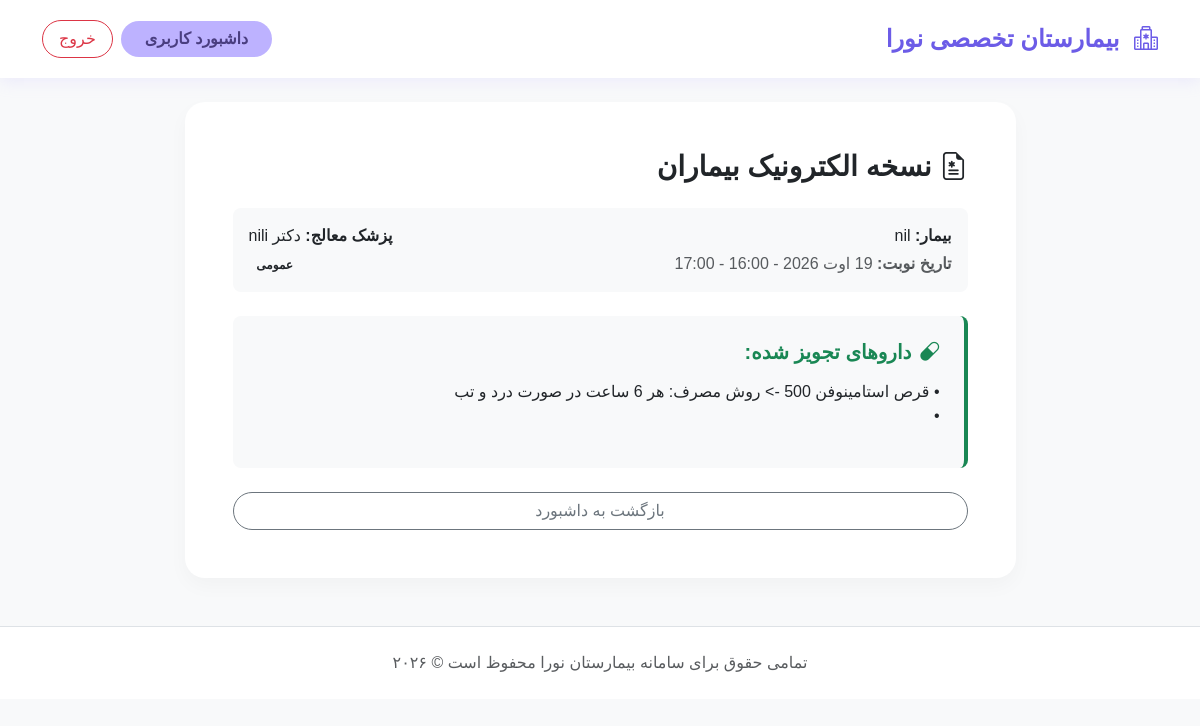
Screenshot of /prescription/3/ (signed in) with the database file from the repository.
### hp/models.py (models this page shows, shortened)
class Appointment(models.Model):
    patient = models.ForeignKey(User, on_delete=models.CASCADE, related_name='appointments_as_patient')
    doctor = models.ForeignKey(Doctor, on_delete=models.CASCADE, related_name='appointments_as_doctor')
    date = models.DateField()
    time_slot = models.CharField(max_length=50)
    status = models.CharField(max_length=20, choices=APPOINTMENT_STATUS, default='pending')
    created_at = models.DateTimeField(auto_now_add=True)

class Doctor(models.Model):
    user = models.OneToOneField(User, on_delete=models.CASCADE, related_name='doctor_profile')
    specialization = models.CharField(max_length=100, default='عمومی')
    department = models.ForeignKey(Department, on_delete=models.SET_NULL, null=True, blank=True)
    fee = models.PositiveIntegerField(default=100000)

class Prescription(models.Model):
    appointment = models.OneToOneField(Appointment, on_delete=models.CASCADE, related_name='prescription')
    medicines = models.TextField(verbose_name="داروها")
    instructions = models.TextField(verbose_name="دستورات دارویی و توضیحات", blank=True, null=True)
    created_at = models.DateTimeField(auto_now_add=True)

### hp/views.py (the view, shortened to what this page needs)
# urls.py: path('prescription/<int:app_id>/', views.prescription_view, name='prescription_view'), # <--- نسخه
def prescription_view(request, app_id):
    if not request.user.is_authenticated:
        return redirect('login')
    appointment = get_object_or_404(Appointment, id=app_id)
    profile = getattr(request.user, 'profile', None)
    prescription = getattr(appointment, 'prescription', None)
    doc_spec = appointment.doctor.specialization
    suggested_list = SUGGESTED_MEDICINES.get(doc_spec, SUGGESTED_MEDICINES['عمومی'])
    context = {
        'appointment': appointment,
        'prescription': prescription,
        'user_role': profile.role if profile else 'patient',
        'suggested_list': suggested_list
    }
    return render(request, 'hp/prescription_detail.html', context)

### templates/hp/prescription_detail.html (shortened to what this page needs)
{% extends 'hp/base.html' %}
{% block content %}
<div class="row justify-content-center">
    <div class="col-md-9">
        <div class="card card-pastel p-5">
            <h3 class="fw-bold mb-4 text-purple"><i class="bi bi-file-earmark-medical me-2"></i>نسخه الکترونیک بیماران</h3>
            <div class="bg-light p-3 rounded-3 mb-4 d-flex justify-content-between align-items-center">
                <div>
                    <p class="mb-1"><strong>بیمار:</strong> {{ appointment.patient.get_full_name|default:appointment.patient.username }}</p>
                    <p class="mb-0 text-muted"><strong>تاریخ نوبت:</strong> {{ appointment.date }} - {{ appointment.time_slot }}</p>
                </div>
                <div class="text-end">
                    <p class="mb-1"><strong>پزشک معالج:</strong> دکتر {{ appointment.doctor.user.username }}</p>
                    <span class="badge bg-purple text-dark">{{ appointment.doctor.specialization }}</span>
                </div>
            </div>
            {% if user_role == 'doctor' %}
                <div class="card p-3 mb-4 style="background-color: #f8f9fa;"">
                    <h6 class="fw-bold text-primary mb-2"><i class="bi bi-magic me-1"></i> پیشنهاد دارویی سریع (بر اساس تخصص {{ appointment.doctor.specialization }}):</h6>
                    <p class="small text-muted mb-2">با کلیک روی هر گزینه، دارو به نسخه اضافه می‌شود:</p>
                    <div class="d-flex flex-wrap gap-2">
                        {% for item in suggested_list %}
                            <button type="button" class="btn btn-sm btn-outline-primary rounded-pill" onclick="addMed('{{ item.name }}', '{{ item.usage }}')">
                                + {{ item.name }}
                            </button>
                        {% endfor %}
                    </div>
                </div>
                <form method="POST">
                    {% csrf_token %}
                    <div class="mb-3">
                        <label class="form-label fw-bold">اقلام دارویی و روش مصرف</label>
                        <textarea name="medicines" id="medsArea" class="form-control rounded-3 px-3 py-2" rows="5" placeholder="داروها و دستور مصرف را بنویسید یا از گزینه‌های بالا انتخاب کنید..." required>{% if prescription %}{{ prescription.medicines }}{% endif %}</textarea>
                    </div>
                    <div class="mb-4">
                        <label class="form-label fw-bold">توصیه‌ها و دستورات تکمیلی پزشک</label>
                        <textarea name="instructions" class="form-control rounded-3 px-3 py-2" rows="3" placeholder="ملاحظات غذایی، استراحت، زمان مراجعه بعدی و...">{% if prescription %}{{ prescription.instructions }}{% endif %}</textarea>
                    </div>
                    <button type="submit" class="btn btn-pastel-primary rounded-pill px-4">ذخیره و ثبت نسخه</button>
                    <a href="{% url 'dashboard' %}" class="btn btn-outline-secondary rounded-pill px-4 me-2">بازگشت</a>
                </form>
            {% else %}
                {% if prescription %}
                    <div class="bg-light p-4 rounded-3 mb-4 border-start border-4 border-success">
                        <h5 class="fw-bold text-success mb-3"><i class="bi bi-capsule me-2"></i>داروهای تجویز شده:</h5>
                        <p style="white-space: pre-line;" class="fs-6">{{ prescription.medicines }}</p>
                    </div>
                {% else %}
                    <div class="alert alert-warning text-center rounded-pill">هنوز نسخه‌ای برای این نوبت توسط پزشک ثبت نشده است.</div>
                {% endif %}
                <a href="{% url 'dashboard' %}" class="btn btn-outline-secondary rounded-pill px-4">بازگشت به داشبورد</a>
            {% endif %}
        </div>
    </div>
</div>
{% endblock %}

### templates/hp/base.html (style rules this page uses)
:root { --pastel-blue: #a0c4ff; --pastel-green: #caffbf; --pastel-pink: #ffadad; --pastel-purple: #bdb2ff; --pastel-yellow: #fdffb6; --pastel-bg: #f8f9fa; --dark-text: #2b2d42; }
body { font-family: 'Vazirmatn', sans-serif; background-color: var(--pastel-bg); color: var(--dark-text); }
.card-pastel { border: none; border-radius: 20px; box-shadow: 0 8px 20px rgba(0,0,0,0.03); background: #ffffff; transition: transform 0.3s; }

### rows the page displays
Appointment: patient.get_full_name "nil", date "19 اوت 2026", time_slot "16:00 - 17:00", doctor.user.username "nili", doctor.specialization "عمومی"
Prescription: medicines "• قرص استامینوفن 500 -> روش مصرف: هر 6 ساعت در صورت درد و تب •"
